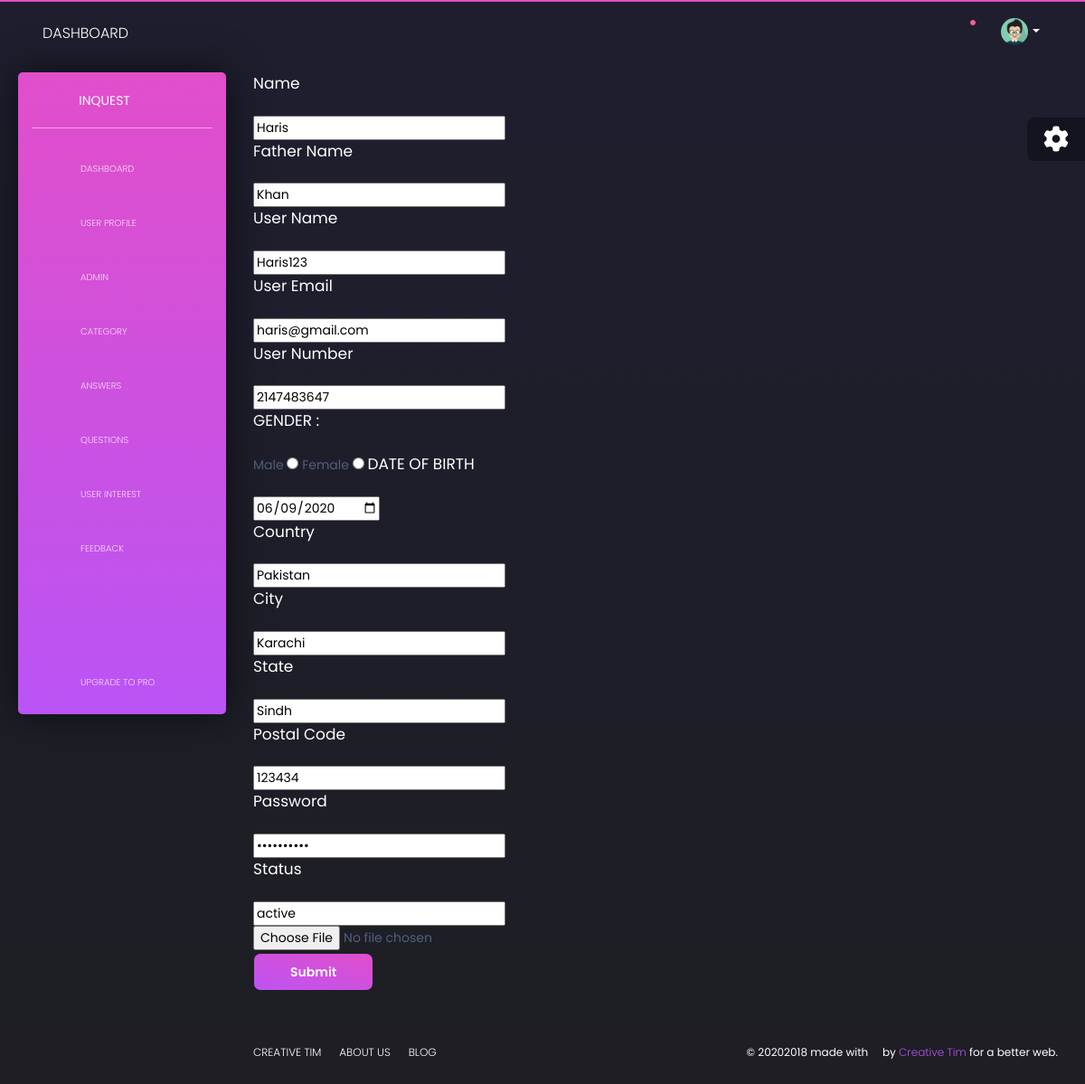
The page /admin/examples/EditUser.php?id=7 on the database its author committed.
### tables this page shows
CREATE TABLE `users` (
  `U_Id` int(11) NOT NULL,
  `U_Name` varchar(50) NOT NULL,
  `U_FName` varchar(50) NOT NULL,
  `U_UserName` varchar(50) NOT NULL,
  `U_Email` varchar(50) NOT NULL,
  `U_Gender` varchar(50) NOT NULL,
  `U_DOB` date NOT NULL,
  `U_Contact` int(11) NOT NULL,
  `U_Image` blob NOT NULL,
  `U_PostalCode` varchar(50) NOT NULL,
  `U_State` varchar(50) NOT NULL,
  `U_City` varchar(50) NOT NULL,
  `U_Country` varchar(50) NOT NULL,
  `U_Password` varchar(50) NOT NULL,
  `U_Status` varchar(250) NOT NULL
);

### admin/examples/EditUser.php (the view, shortened to what this page needs)
<?php
include '../../Connection.php';
$id=$_GET['id'];
$query2="select * from users where U_Id=".$id;
$result2=mysqli_query($conn,$query2);
$row2=mysqli_fetch_row($result2);
include 'nav.php';
?>
<div class="content">
<form method="POST">
    <label for="Name"><h4 style="color: white"> Name</h4></label><br>
    <input type="text" name="Name" value="<?php echo $row2[1];?>" ><br>
    <label for="FName"><h4 style="color: white">Father Name</h4></label><br>
    <input type="text" name="FName" value="<?php echo $row2[2];?>" ><br>
    <label for="UserName"><h4 style="color: white">User Name</h4></label><br>
    <input type="text" name="UserName" value="<?php echo $row2[3];?>" ><br>
    <label for="Email"><h4 style="color: white">User Email</h4></label><br>
    <input type="email" name="Email" value="<?php echo $row2[4];?>" ><br>
    <label for="UNumber"><h4 style="color: white">User Number</h4></label><br>
    <input type="number" name="UNumber" value="<?php echo $row2[7];?>" ><br>
    <label for="male"><h4 style="color: white">GENDER :</h4> </label><br>
                Male <input type="radio" name="male" value="Male">
                Female <input type="radio" name="male" value="Female">
    <label for="DOB"><h4 style="color: white"> DATE OF BIRTH </h4> </label><br>
    <input  type="date" id="DOB" name="DOB" value="<?php echo $row2[6];?>" ><br>
    <label for="UCountry"><h4 style="color: white">Country</h4></label><br>
    <input type="text"  name="UCountry" value="<?php echo $row2[12];?>" ><br>
    <label for="UCity"><h4 style="color: white">City</h4></label><br>
    <input type="text" name="UCity" value="<?php echo $row2[11];?>" ><br>
    <label for="UState"><h4 style="color: white">State</h4></label><br>
    <input type="text" name="UState" value="<?php echo $row2[10];?>" ><br>
    <label for="UPostCode"><h4 style="color: white">Postal Code</h4></label><br>
    <input type="text"  name="UPostCode" value="<?php echo $row2[9];?>" ><br>
    <label for="UPassword"><h4 style="color: white">Password</h4></label><br>
    <input type="password"  name="UPassword" value="<?php echo $row2[13];?>" ><br>
    <label for="status"><h4 style="color: white">Status</h4></label><br>
    <input type="text"  name="status" value="<?php echo $row2[14];?>" ><br>
    <input type="file" name="img" value="<?php echo $row2[8];?>" ><br>
  <button type="submit" class="btn btn-primary" name="btnSubmit">Submit</button>
</form>
</div>
<?php
include 'Footer.php';
?>

### rows shown on the page
users: Name "Haris", FName "Khan", UserName "Haris123", Email "haris@gmail.com", UNumber "2147483647", DOB "06/09/2020", UCountry "Pakistan", UCity "Karachi", UState "Sindh", UPostCode "123434", status "active"
